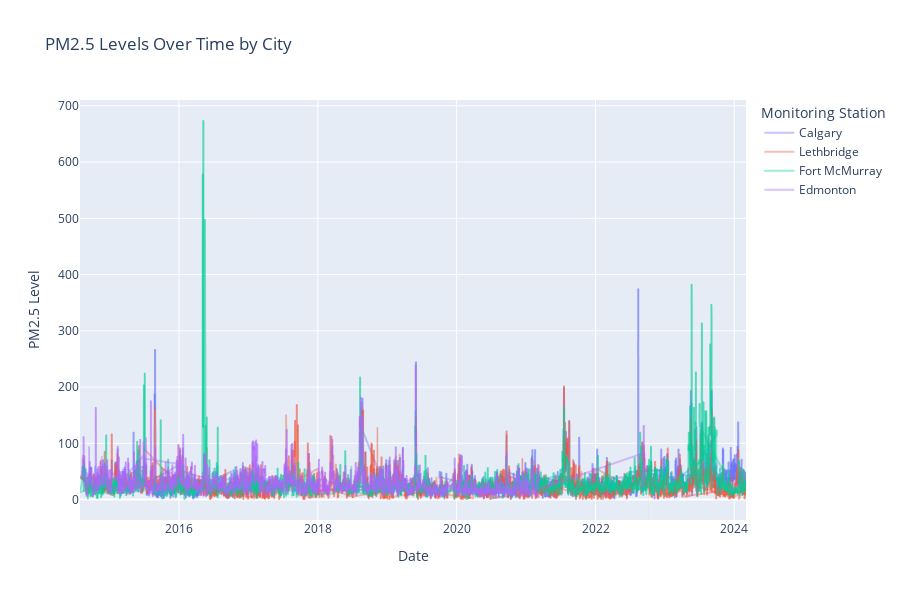

Write notebook code for a chart like this one.
### Code cell
fig = px.line(cities_df, x='date', y='pm25', color='city', title='PM2.5 Levels Over Time by City', height=600, width=900, labels=labels)
fig.update_traces(opacity=0.39)
fig.show()

### Figure 1 — Plotly figure (JSON) as saved in the notebook; plotly's stock layout.template omitted (floating-point values rounded to 4 significant figures; data arrays with more than 128 entries replaced by an {"elided": "..."} marker saying what was removed)
{"data": [{"hovertemplate": "Monitoring Station=Calgary<br>Date=%{x}<br>PM2.5 Level=%{y}<extra></extra>", "legendgroup": "Calgary", "line": {"color": "#636efa", "dash": "solid"}, "marker": {"symbol": "circle"}, "mode": "lines", "name": "Calgary", "opacity": 0.39, "showlegend": true, "type": "scattergl", "x": {"elided": "2974 str values"}, "xaxis": "x", "y": {"elided": "2974 int values"}, "yaxis": "y"}, {"hovertemplate": "Monitoring Station=Lethbridge<br>Date=%{x}<br>PM2.5 Level=%{y}<extra></extra>", "legendgroup": "Lethbridge", "line": {"color": "#EF553B", "dash": "solid"}, "marker": {"symbol": "circle"}, "mode": "lines", "name": "Lethbridge", "opacity": 0.39, "showlegend": true, "type": "scattergl", "x": {"elided": "3392 str values"}, "xaxis": "x", "y": {"elided": "3392 int values"}, "yaxis": "y"}, {"hovertemplate": "Monitoring Station=Fort McMurray<br>Date=%{x}<br>PM2.5 Level=%{y}<extra></extra>", "legendgroup": "Fort McMurray", "line": {"color": "#00cc96", "dash": "solid"}, "marker": {"symbol": "circle"}, "mode": "lines", "name": "Fort McMurray", "opacity": 0.39, "showlegend": true, "type": "scattergl", "x": {"elided": "3314 str values"}, "xaxis": "x", "y": {"elided": "3314 int values"}, "yaxis": "y"}, {"hovertemplate": "Monitoring Station=Edmonton<br>Date=%{x}<br>PM2.5 Level=%{y}<extra></extra>", "legendgroup": "Edmonton", "line": {"color": "#ab63fa", "dash": "solid"}, "marker": {"symbol": "circle"}, "mode": "lines", "name": "Edmonton", "opacity": 0.39, "showlegend": true, "type": "scattergl", "x": {"elided": "2267 str values"}, "xaxis": "x", "y": {"elided": "2267 int values"}, "yaxis": "y"}], "layout": {"height": 600, "legend": {"title": {"text": "Monitoring Station"}, "tracegroupgap": 0}, "title": {"text": "PM2.5 Levels Over Time by City"}, "width": 900, "xaxis": {"anchor": "y", "autorange": true, "domain": [0, 1], "range": ["2014-07-29", "2024-03-03"], "title": {"text": "Date"}, "type": "date"}, "yaxis": {"anchor": "x", "autorange": true, "domain": [0, 1], "range": [-36.33, 710.3], "title": {"text": "PM2.5 Level"}, "type": "linear"}}}
